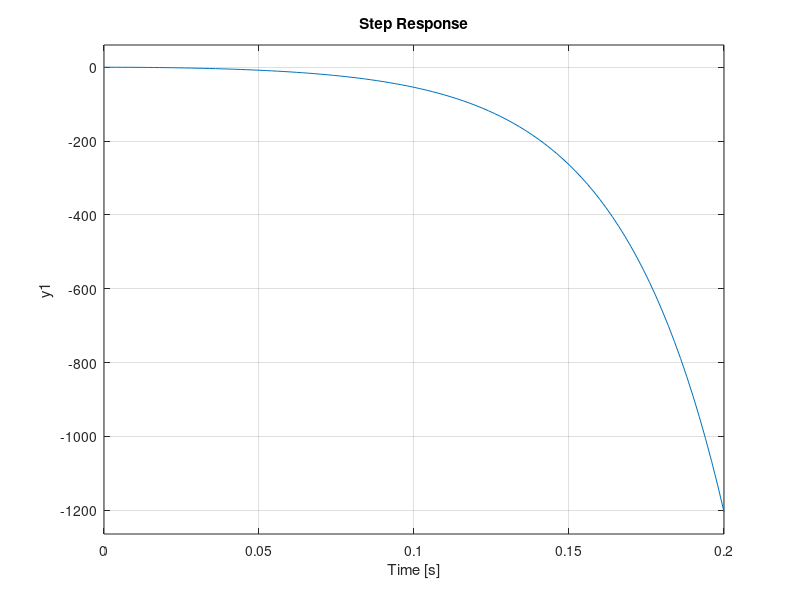

MATLAB code for this plot:
A=[0 1; 900 0];
B=[0 -9]';
C=[600 0];
D=0;
S=ss(A,B,C,D);
H_S=minreal(zpk(S)); % poli coincidenti con autovalori di A

figure(1);
step(H_S);
% Progetto la legge di controllo in retroazione statica dallo stato
Mr=ctrb(A,B);
rankMr=rank(Mr); % controllabile

% smorzamento a 0: poli immaginari puri
% smorzamento a 1: poli reali con cui non ho oscillazioni dopo
pc=[1 2*0.2*45 45^2];
aut_des_contr=roots(pc)
% damp(aut_des_contr)

K=place(A,B,aut_des_contr);
aut_contr=eig(A-B*K); % verfica

% progetto l'osservatore (Osservatore di Luemberger)
Mo=obsv(A,C);
rankMo=rank(Mo); % completamente osservabile

po=[1 200 10000];
aut_des_oss=roots(po);

Lt=acker(A',C',aut_des_oss);
L=Lt';
aut_oss=eig(A-L*C);
% place è più accurato ma non permette di usare autovalori
% con molteplicità maggiore di 1 perciò uso acker

% Progetto della costante moltiplicativa del riferimento
alpha=1;

% anche in assenza di risonanza, posso avere comunque
% un comportamento strano con transitorio iniziale con picchi
% iniziali e si può risolvere solo regolando anche gli zeri
% oltre ai poli della funzione di trasferimento